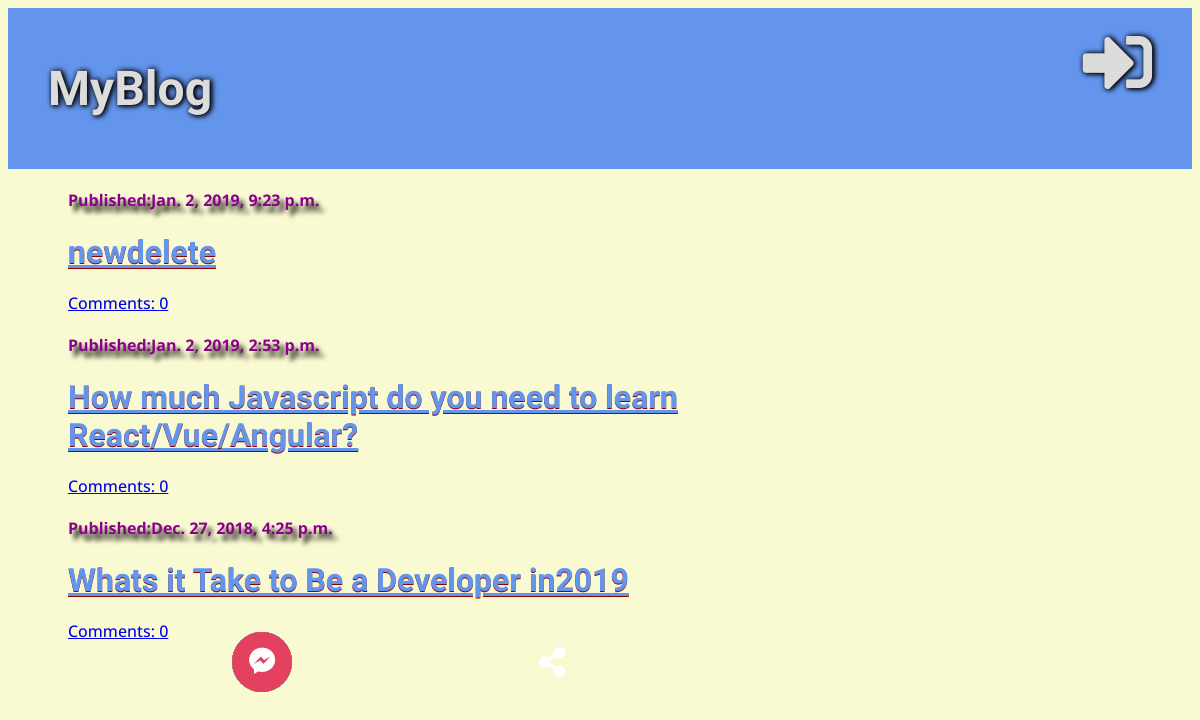
The app's page /, older data.
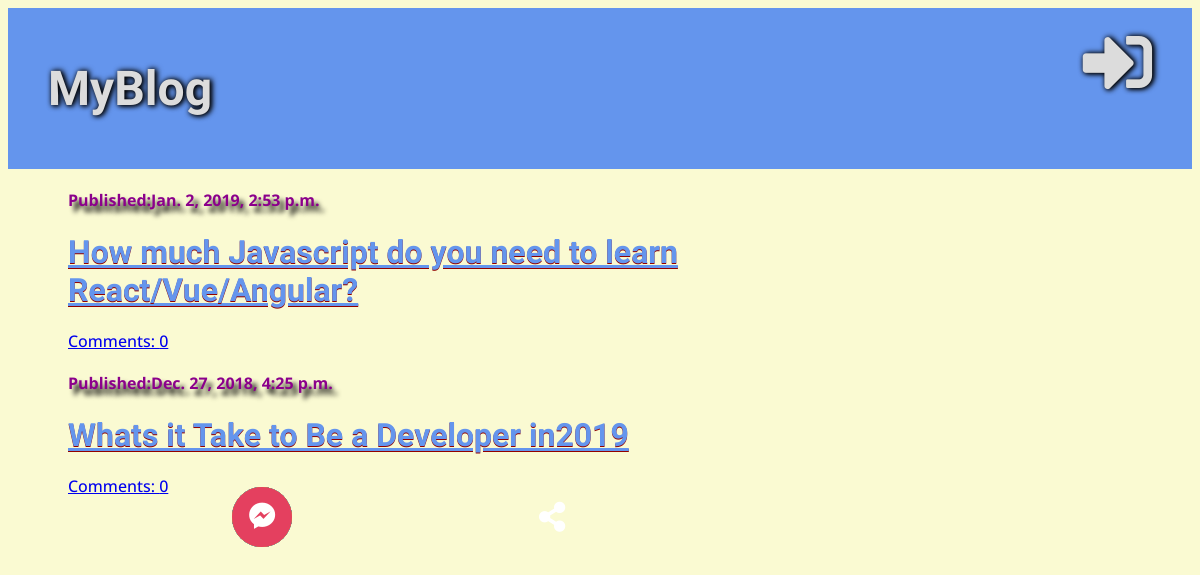
The same page, newer data.
### blog/models.py (models this page shows, shortened)
class Post(models.Model):
    author = models.ForeignKey('auth.User', on_delete=models.CASCADE)
    title = models.CharField(max_length=200)
    text = models.TextField()
    created_date = models.DateTimeField(default=timezone.now)
    published_date = models.DateTimeField(blank=True, null=True)
    def approved_comments(self):
        return self.comments.filter(approved=True)

### blog/views.py (the view)
# urls.py: path('', views.postsList, name='postsList'),
def postsList(request):
    posts = Post.objects.filter(published_date__lte=timezone.now()).order_by('-published_date')
    stuff_for_frontend = {'posts': posts}
    return render(request, 'blog/postsList.html', stuff_for_frontend)

### blog/templatetags/markdownify.py (called while the page is built)
@register.filter
def markdown(value):
    renderer = HighlightRenderer()
    markdown = mistune.Markdown(renderer=renderer)
    return markdown(value)

### blog/templates/blog/postsList.html (shortened to what this page needs)
{% extends 'blog/base.html' %}
{% load markdownify %}
{% block content %}
{% for post in posts %}
<div class="post">
  <div class="date">
    <p>Published:{{ post.published_date }}</p>
  </div>
  <h1><a href="{% url 'postsDetail' pk=post.pk %}">{{ post.title }}</a></h1>
  <a href="{% url 'postsDetail' pk=post.pk  %}">Comments: {{ post.approved_comments.count }}</a>
</div>
{% endfor %}
{% endblock %}

### blog/templates/blog/base.html (shortened to what this page needs)
{% load staticfiles %}
{% load markdownify %}
<!DOCTYPE html>
<html lang="en" dir="ltr">
<head>
  <link rel="stylesheet" href="https://use.fontawesome.com/releases/v5.6.3/css/all.css">
  <link rel="stylesheet" href="https://use.fontawesome.com/releases/v5.5.0/css/all.css">
  <link rel="stylesheet" href="{% static '\css\blog.css' %}">
  <link rel="stylesheet" href="{% static 'css/zenburn.css' %}">
</head>
<body>
  <div class="page-content">
  <div class="page-header">
    {% if  user.is_authenticated %}
     <a href="{% url 'postDraftlist' %}" class="top-menu"> <span class="far fa-edit fa-2x" title="Drafts"></span></a>
     <a href="{% url 'postNew' %}" class="top-menu"> <span class="fas fa-plus fa-2x" title="New Post"></span></a>
    <p class="top-menu">Hello {{ user.username }} <small>(<a href="{% url 'logout' %}" title="Log Out">Log Out</a>)</small></p>
     {% else %}
    <a href="{% url 'login' %}" class="top-menu"><i class="fas fa-sign-in-alt fa-2x" title="Log In"></i></a>
     {% endif %}
    <h1><a href="{% url 'postsList' %}" title="List of Posts">MyBlog</a></h1>
  </div>
<main>
  <div class="content container">
    <div class="row">
      <div class="col-md-8">
        {% block content %}
        {% endblock %}
      </div>
    </div>
  </div>
</div>
  <footer>
        <ul>
            <li><a href="https://www.github.com/jtwray"><i class="fab fa-github" aria-hidden="true"></i></a></li>
            <li><a href="https://twitter.com/tuckerwray"><i class="fab fa-twitter" aria-hidden="true"></i></a></li>
            <li><a href="https://www.linkedin.com/in/tucker-wray-223a8860/"><i class="fab fa-linkedin" aria-hidden="true"></i></a></li>
            <li><a href="https://www.facebook.com/tucker.wray.1"><i class="fab fa-facebook-f" aria-hidden="true"></i></a></li>
            <li><a href="https://www.instagram.com/donniewrayferton/"><i class="fab fa-instagram" aria-hidden="true"></i></a></li>
            <li><a href="mailto: tuckerwray84@gmail.com"><i class="fab fa-mailchimp" aria-hidden="true"></i></a></li>
            <li><a href="tel:12767343811"><i class="fa fa-phone" aria-hidden="true"></i></a></li>
            <li><a href="https://m.me/tucker.wray.1"><i class="fab fa-facebook-messenger" aria-hidden="true"></i></a></li>
        </ul>
  </footer>
</body>
</html>

### blog/static/css/blog.css (style rules this page uses)
.page-header,body { font-family: 'Open Sans', sans-serif; }
h1 { font-family: 'Oswald', sans-serif; }
body { background: url(https://cdn.shopify.com/s/files/1/0879/0542/products/pc1478_da4bcba9-c02d-40bd-88c6-8b32119d8933_1024x1024.jpg?v=1513990783); background-color: lightgoldenrodyellow; background-repeat: no-repeat; background-size: contain; background-size: cover; color: whitesmoke; font-weight:500; }
.fa, .fas, .far { color: gainsboro; font-weight: 900; text-shadow: 2px 0px 6px #010101, 1px 1px 5px #030303; }
.page-header { margin-top: 0; padding: 20px 20px 20px 40px; background-color: cornflowerblue; }
.page-header h1, .page-header h1 a:active { color: #f8f9fa; font-size: 36pt; text-decoration: none; text-shadow: 1px 1px 0px rgba(255, 255, 255, 0.5), -1px -1px 1px rgba(0, 0, 0, 0.7); }
.page-header h1, .page-header h1 a:hover { color: #f8f9fa; font-size: 36pt; text-decoration: none; }
.page-header h1, .page-header h1 a { color: gainsboro; font-size: 36pt; text-decoration: none; text-shadow: 2px 0px 6px #010101, 1px 1px 5px #030303; }
.content { margin-left: 40px; }
body h1 a { color: #e9e7e749; }
.date { color: darkmagenta; text-shadow: 2px 0px 6px #86131300, 5px 6px 5px #030303; font-weight: bolder; }
.post { margin-bottom: 70px; margin: 20px 0px 20px 20px; max-width: 78%; }
.post h1 a { color: cornflowerblue; text-shadow: 0px 1px 0px #900000; }
.top-menu { color: gainsboro; float: right; font-size: 26pt; margin-right: 20px; text-shadow: 1px 1px 0px rgba(255, 255, 255, 0.5), -1px -1px 1px rgba(0, 0, 0, 0.7); text-shadow: 2px 0px 6px #010101, 1px 1px 5px #030303; }
footer { margin: 0; padding: 0; font-family: sans-serif; }
ul { position: sticky; top: 95%; left:50%; transform: translate(-50%,-50%); margin: 0; padding: 0; display: flex; width: 640px; height: 60px; }
ul:before { content: '\f1e0'; font-family: Font Awesome\ 5 Free; font-weight: 900; position: absolute; width: 100%; height: 100%; background: url(https://cdn.shopify.com/s/files/1/0879/0542/products/pc1478_da4bcba9-c02d-40bd-88c6-8b32119d8933_1024x1024.jpg?v=1513990783); border-radius: 30px; text-align: center; line-height: 60px; color: #fff; font-size: 30px; margin: 0.2px; transition: 0.5s; z-index: 1; }
ul li { position: absolute; list-style: none; transition: 1s; }
ul li a { display: block; width: 60px; height: 60px; line-height: 60px; text-align: center; background: #262626; color: #fff; margin: 0.2px; border-radius: 50%; font-size: 30px; }
ul li:nth-child(1) a { background: #6e5494 }
ul li:nth-child(2) a { background: #3b5999 }
ul li:nth-child(3) a { background: #1769ff }
ul li:nth-child(4) a { background: #0077B5 }
ul li:nth-child(5) a { background: #55acee }
ul li:nth-child(6) a { background: #25d366 }
ul li:nth-child(7) a { background: #ff8833 }
ul li:nth-child(8) a { background: #e4405f }

Row changes from the older to the newer data that the page shows:
removed Post: published_date "Jan. 2, 2019, 9:23 p.m.", title "newdelete", approved_comments.count "0"
